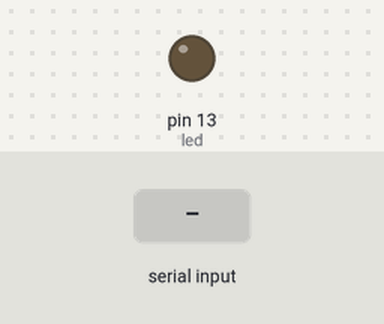
This sketch was run on a simulated Arduino Uno, built with avr-gcc and run on an emulated ATmega328P. On the bench: output pins drawn as LEDs (lit = HIGH). Inputs (shaded band) come from the test bench.

Above: at 1.2 s.
1.3 s: "1" received over Serial
At 1.7 s:
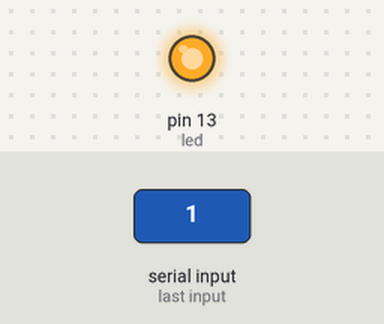
2.8 s: "0" received over Serial
At 4.0 s:
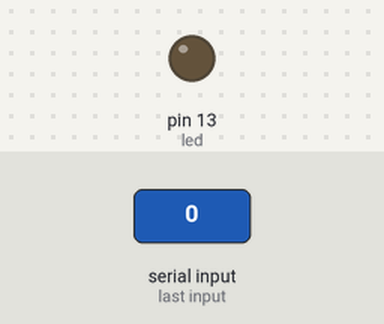
Timing chart, 0 to 5.8 s (numbered marks = the images above; inputs shaded):
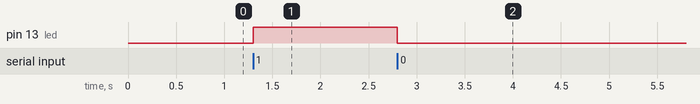

Measured:
- after the input at 1.3 s, pin 13 (led): LOW → HIGH at once
- after the input at 2.8 s, pin 13 (led): HIGH → LOW at once

The sketch:

_1_arduino_bt_led.ino
```cpp
int  val;
int led = 13;

void setup()
{
  Serial.begin(9600);
  pinMode(led,OUTPUT);
}

void loop()
{

  if(Serial.available())
  {
    val = Serial.read();
    if(val=='1')
    {
      digitalWrite(led, HIGH);
    }
    else
    {
      digitalWrite(led, LOW);
    }
  }

}
```
